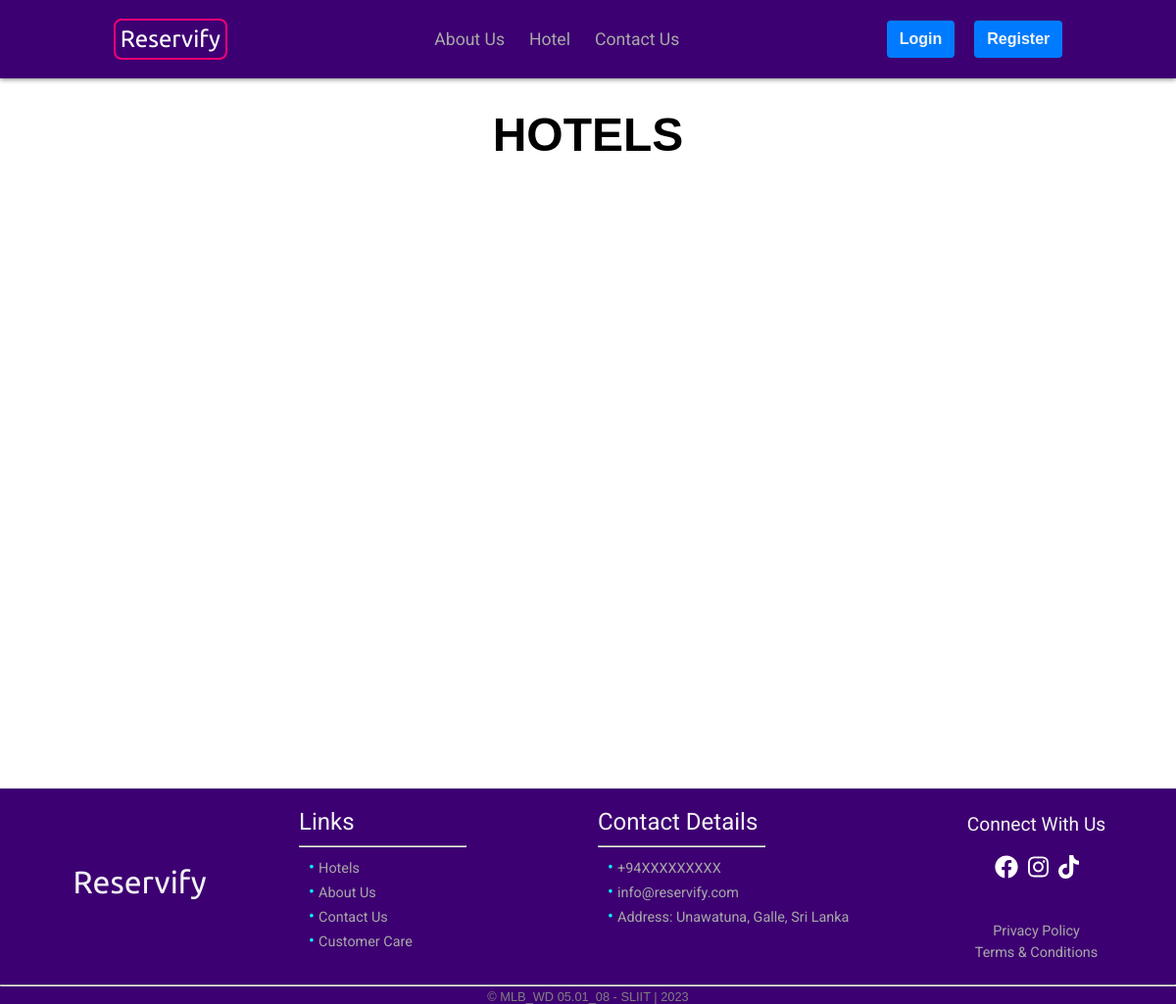
The page /hotel.php on the database as committed earlier.
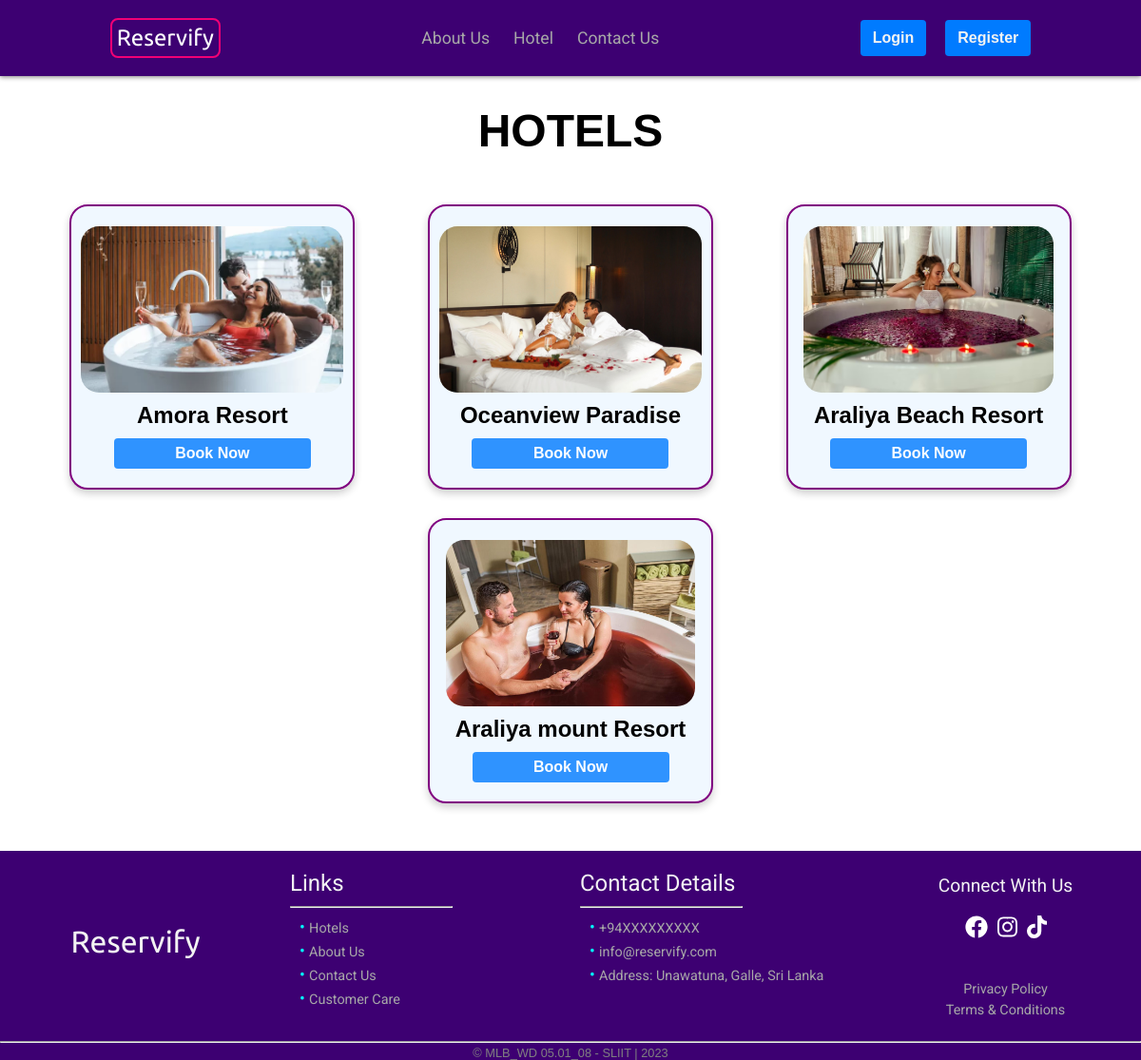
The same page on the database as committed later.
### tables this page shows
CREATE TABLE `Hotel` (
  `hid` int(11) NOT NULL,
  `hName` varchar(40) NOT NULL DEFAULT 'hotel',
  `hDescription` text NOT NULL,
  `imgname` varchar(100) DEFAULT NULL
);

### hotel.php (the view, shortened to what this page needs)
<!DOCTYPE html>
<html lang="en">
<head>
    <link rel="stylesheet" href="css/reset.css">
    <link rel="stylesheet" href="css/hotel.css">
</head>
<?php include "./partials/header.php" ?>
<body>
<div class="title">
    <h1>HOTELS</h1>
</div>
<div class="cardContainer">
    <?php
    require_once './conn.php';
    $query = "SELECT * FROM `Hotel`";
    $result = mysqli_query($conn, $query);
    if ($result) {
        while ($row = mysqli_fetch_assoc($result)) {
            $id = $row['hid'];
            $name = $row['hName'];
            $imgname = $row['imgname'];
        echo '<div class="card">';
        echo '<img src="./assets/image/' . $imgname .'" alt=hotel>';
        echo '<h1>' . $name . '</h1>';
        echo '<button onclick="location.href=\'./booking.php?hotel=' . $id . '\'" type="button">Book Now</button>';
        echo '</div>';
        }
    }
?>
</div>
</body>
<?php include "./partials/footer.php" ?>
</html>

### partials/header.php (shortened to what this page needs)
<!DOCTYPE html>
<html lang="en">
<head>
    <link rel="stylesheet" href="css/header.css">
    <link rel="stylesheet" href="css/reset.css">
</head>
<nav class="navBar">
    <h1 class="site-logo"><a href="./index.php">Reservify</a></h1>
    <ul>
        <li><a href="./about.php">About Us</a></li>
        <li><a href="./hotel.php">Hotel</a></li>
        <li><a href="./contact.php">Contact Us</a></li>
    </ul>
    <div class="btn">
        <?php
        if (isset($_SESSION['username'])) {
            echo '<button class="username"><a href="./userDashboard.php">';
            echo $_SESSION['name'] . '</a><i class="fas fa-user-check"></i></button>';
            echo '<button class="logoutbtn"><a href="./logout.php">Logout</a></button>';
        } else {
            echo '<button class="loginBtn"><a href="./login.php">Login</a></button>';
            echo '<button class="signBtn"><a href="./register.php">Register</a></button>';
        }
        ?>
    </div>
</nav>
</html>

### partials/footer.php (shortened to what this page needs)
<!DOCTYPE html>
<html lang="en">
<head>
    <link rel="stylesheet" href="css/footer.css">
</head>
<footer>
    <div class="main-con">
        <div class="col-one">
            <h1>Reservify</h1>
        </div>
        <div class="col-two">
            <h2>Links</h2>
            <hr>
            <ul>
                <li>Hotels</li>
                <li>About Us</li>
                <li>Contact Us</li>
                <li>Customer Care</li>
            </ul>
        </div>
        <div class="col-three">
            <h2>Contact Details</h2>
            <hr>
            <ul>
                <li>+94XXXXXXXXX</li>
                <li>info@reservify.com</li>
                <li>Address: Unawatuna, Galle, Sri Lanka</li>
            </ul>
        </div>
        <div class="social">
            <h2>Connect With Us</h2>
            <div class="svg-con">
            </div>
            <h3>Privacy Policy</h3>
            <h3>Terms & Conditions</h3>
        </div>
    </div>
    <hr>
    <div class="copy">
        <p>&copy MLB_WD 05.01_08 - SLIIT | 2023</p>
    </div>
</footer>
</html>

### css/hotel.css (style rules this page uses)
.cardContainer { display: flex; flex-wrap: wrap; align-items: flex-start; justify-content: space-around; min-height: 80vh; height: auto; gap: 30px; padding: 50px; }
.title { font-size: 1.5rem; font-family: Arial, Helvetica, sans-serif; margin-top: 30px; text-align: center; }
.card { display: flex; flex-direction: column; align-items: center; justify-content: center; gap: 10px; box-shadow: 0 4px 8px 0 rgba(0, 0, 0, 0.2); width: 300px; height: 300px; padding: 10px; text-align: center; font-family: arial; border: 2px solid purple; border-radius: 1.2rem; background-color: aliceblue; }
.card img { border-radius: 1.2rem; height: 175px; object-fit: cover; }
.card h1 { font-size: 1.5rem; }
.card button { cursor: pointer; width: 75%; display: inline-block; font-weight: 400; text-align: center; border: 1px solid transparent; padding: .375rem .75rem; font-size: 1rem; font-weight: bold; border-radius: .25rem; color: #fff; background-color: #007bff; opacity: 0.8; transition: background-color 0.3s ease, transform 0.3s ease; }

### css/header.css (style rules this page uses)
:root { --black: #191919; --white: #f3f3f3; --bg-color: #3D0072; }
.navBar { display: flex; align-items: center; justify-content: space-around; height: 10vh; padding: 10px; position: sticky; top: 0; box-shadow: 0 1px 5px grey; background-color: var(--bg-color); z-index: 99; }
.site-logo { text-decoration: none; background-color: transparent; font-size: 1.5em; font-family: 'Ubuntu', sans-serif; font-weight: normal; border: 2px rgb(243, 0, 117) solid; padding: 5px; border-radius: .5rem; }
.site-logo a { text-decoration: none; color: #fff; }
.btn { display: flex; gap: 20px; }
.loginBtn, .signBtn, .username, .logoutbtn { display: inline-block; font-weight: 400; color: #212529; text-align: center; border: 1px solid transparent; padding: .375rem .75rem; font-size: 1rem; font-weight: bold; line-height: 1.5; border-radius: .25rem; color: var(--white); background-color: #007bff; transition: background-color 0.3s ease, transform 0.3s ease; }
.btn a { text-decoration: none; color: var(--white); }
nav li a { text-decoration: none; color: #a8a8a8; transition: all 0.3s ease; }
nav ul { list-style: none; display: flex; gap: 25px; align-items: center; justify-content: center; flex-wrap: wrap; font-family: 'Roboto', sans-serif; font-size: 1.1em; }
.navBar { display: flex; align-items: center; justify-content: space-around; height: 10vh; padding: 10px; position: sticky; top: 0; box-shadow: 0 1px 5px grey; background-color: var(--bg-color); }

### css/footer.css (style rules this page uses)
:root { --black: #191919; --white: #f3f3f3; --bg-color: #3D0072; }
footer { background-color: var(--bg-color); height: auto; display: flex; flex-direction: column; }
footer .main-con { height: 90%; display: flex; padding: 20px 0px; gap: 20px; justify-content: space-around; }
footer .main-con li::before { content: '\2022 '; font-size: 1.2em; color: aqua; }
footer .col-one, footer .social { display: flex; flex-direction: column; justify-content: center; align-items: center; height: auto; width: 25%; }
.col-one h1 { font-size: 2em; font-family: 'Ubuntu', sans-serif; color: var(--white); font-weight: normal; padding-bottom: 10px; }
.col-two, .col-three { height: auto; width: 25%; display: flex; flex-direction: column; justify-content: flex-start; }
.col-two h2, .col-three h2 { font-size: 1.5em; font-family: 'Roboto', sans-serif; color: var(--white); font-weight: normal; padding-bottom: 10px; }
.col-two ul, .col-three ul { padding: 10px; }
.main-con hr { height: 1px; color: gray; width: 60%; }
.col-two li, .col-three li { color: #a8a8a8; padding-bottom: 5px; font-size: .9em; font-family: 'Roboto', sans-serif; }
.main-con .social h2 { font-size: 1.2em; font-family: 'Roboto', sans-serif; color: var(--white); font-weight: normal; padding-bottom: 10px; }
.main-con .social h3 { font-size: .9em; font-family: 'Roboto', sans-serif; color: #a8a8a8; font-weight: normal; padding-top: 5px; }
.svg-con { display: flex; gap: 10px; align-items: center; padding-top: 10px; padding-bottom: 40px; }
.social .svg-con svg { color: #fff; }
footer .copy { font-size: .8em; text-align: center; color: gray; padding-top: 3px; font-family: Arial, Helvetica, sans-serif; }

Rows that differ between the two databases and show on the page:
added hotel: imgname (picture), hName "Amora Resort"
added hotel: imgname (picture), hName "Oceanview Paradise"
added hotel: imgname (picture), hName "Araliya Beach Resort"
added hotel: imgname (picture), hName "Araliya mount Resort"
